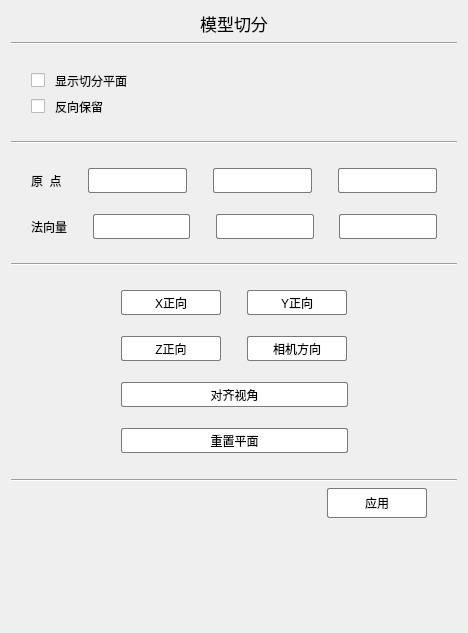
<?xml version="1.0" encoding="UTF-8"?>
<ui version="4.0">
 <class>FormModelClipClass</class>
 <widget class="QWidget" name="FormModelClipClass">
  <property name="geometry">
   <rect>
    <x>0</x>
    <y>0</y>
    <width>468</width>
    <height>633</height>
   </rect>
  </property>
  <property name="windowTitle">
   <string>FormModelClip</string>
  </property>
  <layout class="QGridLayout" name="gridLayout">
   <item row="0" column="0">
    <layout class="QVBoxLayout" name="verticalLayout">
     <item>
      <widget class="QLabel" name="label">
       <property name="font">
        <font>
         <pointsize>13</pointsize>
        </font>
       </property>
       <property name="text">
        <string>模型切分</string>
       </property>
       <property name="alignment">
        <set>Qt::AlignCenter</set>
       </property>
      </widget>
     </item>
     <item>
      <widget class="Line" name="line">
       <property name="orientation">
        <enum>Qt::Horizontal</enum>
       </property>
      </widget>
     </item>
     <item>
      <spacer name="verticalSpacer">
       <property name="orientation">
        <enum>Qt::Vertical</enum>
       </property>
       <property name="sizeType">
        <enum>QSizePolicy::Fixed</enum>
       </property>
       <property name="sizeHint" stdset="0">
        <size>
         <width>20</width>
         <height>20</height>
        </size>
       </property>
      </spacer>
     </item>
     <item>
      <layout class="QHBoxLayout" name="horizontalLayout_5">
       <item>
        <spacer name="horizontalSpacer_19">
         <property name="orientation">
          <enum>Qt::Horizontal</enum>
         </property>
         <property name="sizeType">
          <enum>QSizePolicy::Fixed</enum>
         </property>
         <property name="sizeHint" stdset="0">
          <size>
           <width>20</width>
           <height>20</height>
          </size>
         </property>
        </spacer>
       </item>
       <item>
        <widget class="QCheckBox" name="checkBox">
         <property name="focusPolicy">
          <enum>Qt::NoFocus</enum>
         </property>
         <property name="styleSheet">
          <string notr="true">QCheckBox { 
    spacing: 10px; 
}

</string>
         </property>
         <property name="text">
          <string>显示切分平面</string>
         </property>
        </widget>
       </item>
       <item>
        <spacer name="horizontalSpacer_18">
         <property name="orientation">
          <enum>Qt::Horizontal</enum>
         </property>
         <property name="sizeHint" stdset="0">
          <size>
           <width>40</width>
           <height>20</height>
          </size>
         </property>
        </spacer>
       </item>
      </layout>
     </item>
     <item>
      <layout class="QHBoxLayout" name="horizontalLayout_6">
       <item>
        <spacer name="horizontalSpacer_20">
         <property name="orientation">
          <enum>Qt::Horizontal</enum>
         </property>
         <property name="sizeType">
          <enum>QSizePolicy::Fixed</enum>
         </property>
         <property name="sizeHint" stdset="0">
          <size>
           <width>20</width>
           <height>20</height>
          </size>
         </property>
        </spacer>
       </item>
       <item>
        <widget class="QCheckBox" name="checkBox_2">
         <property name="focusPolicy">
          <enum>Qt::NoFocus</enum>
         </property>
         <property name="styleSheet">
          <string notr="true">QCheckBox { 
    spacing: 10px; 
}

</string>
         </property>
         <property name="text">
          <string>反向保留</string>
         </property>
        </widget>
       </item>
       <item>
        <spacer name="horizontalSpacer_21">
         <property name="orientation">
          <enum>Qt::Horizontal</enum>
         </property>
         <property name="sizeHint" stdset="0">
          <size>
           <width>40</width>
           <height>20</height>
          </size>
         </property>
        </spacer>
       </item>
      </layout>
     </item>
     <item>
      <spacer name="verticalSpacer_10">
       <property name="orientation">
        <enum>Qt::Vertical</enum>
       </property>
       <property name="sizeType">
        <enum>QSizePolicy::Fixed</enum>
       </property>
       <property name="sizeHint" stdset="0">
        <size>
         <width>20</width>
         <height>18</height>
        </size>
       </property>
      </spacer>
     </item>
     <item>
      <widget class="Line" name="line_3">
       <property name="orientation">
        <enum>Qt::Horizontal</enum>
       </property>
      </widget>
     </item>
     <item>
      <spacer name="verticalSpacer_2">
       <property name="orientation">
        <enum>Qt::Vertical</enum>
       </property>
       <property name="sizeType">
        <enum>QSizePolicy::Fixed</enum>
       </property>
       <property name="sizeHint" stdset="0">
        <size>
         <width>20</width>
         <height>18</height>
        </size>
       </property>
      </spacer>
     </item>
     <item>
      <layout class="QHBoxLayout" name="horizontalLayout">
       <item>
        <spacer name="horizontalSpacer">
         <property name="orientation">
          <enum>Qt::Horizontal</enum>
         </property>
         <property name="sizeType">
          <enum>QSizePolicy::Fixed</enum>
         </property>
         <property name="sizeHint" stdset="0">
          <size>
           <width>20</width>
           <height>20</height>
          </size>
         </property>
        </spacer>
       </item>
       <item>
        <widget class="QLabel" name="label_2">
         <property name="text">
          <string>原  点</string>
         </property>
        </widget>
       </item>
       <item>
        <spacer name="horizontalSpacer_2">
         <property name="orientation">
          <enum>Qt::Horizontal</enum>
         </property>
         <property name="sizeHint" stdset="0">
          <size>
           <width>40</width>
           <height>20</height>
          </size>
         </property>
        </spacer>
       </item>
       <item>
        <widget class="QLineEdit" name="lineEdit">
         <property name="minimumSize">
          <size>
           <width>0</width>
           <height>25</height>
          </size>
         </property>
         <property name="maximumSize">
          <size>
           <width>16777215</width>
           <height>25</height>
          </size>
         </property>
         <property name="styleSheet">
          <string notr="true">QLineEdit {
    background-color: rgb(255, 255, 255); /* 背景色 */
    border: 1px solid rgb(122, 122, 122); /* 边框色 */
    border-radius: 2px; /* 圆角边框 */
    padding: 5px; /* 内边距 */
}

QLineEdit:hover {
    border: 1px solid rgb(23, 23, 23); 
}</string>
         </property>
        </widget>
       </item>
       <item>
        <spacer name="horizontalSpacer_3">
         <property name="orientation">
          <enum>Qt::Horizontal</enum>
         </property>
         <property name="sizeHint" stdset="0">
          <size>
           <width>40</width>
           <height>20</height>
          </size>
         </property>
        </spacer>
       </item>
       <item>
        <widget class="QLineEdit" name="lineEdit_2">
         <property name="minimumSize">
          <size>
           <width>0</width>
           <height>25</height>
          </size>
         </property>
         <property name="maximumSize">
          <size>
           <width>16777215</width>
           <height>25</height>
          </size>
         </property>
         <property name="styleSheet">
          <string notr="true">QLineEdit {
    background-color: rgb(255, 255, 255); /* 背景色 */
    border: 1px solid rgb(122, 122, 122); /* 边框色 */
    border-radius: 2px; /* 圆角边框 */
    padding: 5px; /* 内边距 */
}

QLineEdit:hover {
    border: 1px solid rgb(23, 23, 23); 
}</string>
         </property>
        </widget>
       </item>
       <item>
        <spacer name="horizontalSpacer_4">
         <property name="orientation">
          <enum>Qt::Horizontal</enum>
         </property>
         <property name="sizeHint" stdset="0">
          <size>
           <width>40</width>
           <height>20</height>
          </size>
         </property>
        </spacer>
       </item>
       <item>
        <widget class="QLineEdit" name="lineEdit_3">
         <property name="minimumSize">
          <size>
           <width>0</width>
           <height>25</height>
          </size>
         </property>
         <property name="maximumSize">
          <size>
           <width>16777215</width>
           <height>25</height>
          </size>
         </property>
         <property name="styleSheet">
          <string notr="true">QLineEdit {
    background-color: rgb(255, 255, 255); /* 背景色 */
    border: 1px solid rgb(122, 122, 122); /* 边框色 */
    border-radius: 2px; /* 圆角边框 */
    padding: 5px; /* 内边距 */
}

QLineEdit:hover {
    border: 1px solid rgb(23, 23, 23); 
}</string>
         </property>
        </widget>
       </item>
       <item>
        <spacer name="horizontalSpacer_5">
         <property name="orientation">
          <enum>Qt::Horizontal</enum>
         </property>
         <property name="sizeType">
          <enum>QSizePolicy::Fixed</enum>
         </property>
         <property name="sizeHint" stdset="0">
          <size>
           <width>20</width>
           <height>20</height>
          </size>
         </property>
        </spacer>
       </item>
      </layout>
     </item>
     <item>
      <spacer name="verticalSpacer_3">
       <property name="orientation">
        <enum>Qt::Vertical</enum>
       </property>
       <property name="sizeType">
        <enum>QSizePolicy::Fixed</enum>
       </property>
       <property name="sizeHint" stdset="0">
        <size>
         <width>20</width>
         <height>15</height>
        </size>
       </property>
      </spacer>
     </item>
     <item>
      <layout class="QHBoxLayout" name="horizontalLayout_2">
       <item>
        <spacer name="horizontalSpacer_6">
         <property name="orientation">
          <enum>Qt::Horizontal</enum>
         </property>
         <property name="sizeType">
          <enum>QSizePolicy::Fixed</enum>
         </property>
         <property name="sizeHint" stdset="0">
          <size>
           <width>20</width>
           <height>20</height>
          </size>
         </property>
        </spacer>
       </item>
       <item>
        <widget class="QLabel" name="label_3">
         <property name="text">
          <string>法向量</string>
         </property>
        </widget>
       </item>
       <item>
        <spacer name="horizontalSpacer_7">
         <property name="orientation">
          <enum>Qt::Horizontal</enum>
         </property>
         <property name="sizeHint" stdset="0">
          <size>
           <width>40</width>
           <height>20</height>
          </size>
         </property>
        </spacer>
       </item>
       <item>
        <widget class="QLineEdit" name="lineEdit_4">
         <property name="sizePolicy">
          <sizepolicy hsizetype="Expanding" vsizetype="Fixed">
           <horstretch>0</horstretch>
           <verstretch>25</verstretch>
          </sizepolicy>
         </property>
         <property name="minimumSize">
          <size>
           <width>0</width>
           <height>25</height>
          </size>
         </property>
         <property name="maximumSize">
          <size>
           <width>16777215</width>
           <height>25</height>
          </size>
         </property>
         <property name="styleSheet">
          <string notr="true">QLineEdit {
    background-color: rgb(255, 255, 255); /* 背景色 */
    border: 1px solid rgb(122, 122, 122); /* 边框色 */
    border-radius: 2px; /* 圆角边框 */
    padding: 5px; /* 内边距 */
}

QLineEdit:hover {
    border: 1px solid rgb(23, 23, 23); 
}</string>
         </property>
        </widget>
       </item>
       <item>
        <spacer name="horizontalSpacer_8">
         <property name="orientation">
          <enum>Qt::Horizontal</enum>
         </property>
         <property name="sizeHint" stdset="0">
          <size>
           <width>40</width>
           <height>20</height>
          </size>
         </property>
        </spacer>
       </item>
       <item>
        <widget class="QLineEdit" name="lineEdit_5">
         <property name="sizePolicy">
          <sizepolicy hsizetype="Expanding" vsizetype="Fixed">
           <horstretch>0</horstretch>
           <verstretch>25</verstretch>
          </sizepolicy>
         </property>
         <property name="minimumSize">
          <size>
           <width>0</width>
           <height>25</height>
          </size>
         </property>
         <property name="maximumSize">
          <size>
           <width>16777215</width>
           <height>25</height>
          </size>
         </property>
         <property name="styleSheet">
          <string notr="true">QLineEdit {
    background-color: rgb(255, 255, 255); /* 背景色 */
    border: 1px solid rgb(122, 122, 122); /* 边框色 */
    border-radius: 2px; /* 圆角边框 */
    padding: 5px; /* 内边距 */
}

QLineEdit:hover {
    border: 1px solid rgb(23, 23, 23); 
}</string>
         </property>
        </widget>
       </item>
       <item>
        <spacer name="horizontalSpacer_9">
         <property name="orientation">
          <enum>Qt::Horizontal</enum>
         </property>
         <property name="sizeHint" stdset="0">
          <size>
           <width>40</width>
           <height>20</height>
          </size>
         </property>
        </spacer>
       </item>
       <item>
        <widget class="QLineEdit" name="lineEdit_6">
         <property name="sizePolicy">
          <sizepolicy hsizetype="Expanding" vsizetype="Fixed">
           <horstretch>0</horstretch>
           <verstretch>25</verstretch>
          </sizepolicy>
         </property>
         <property name="minimumSize">
          <size>
           <width>0</width>
           <height>25</height>
          </size>
         </property>
         <property name="maximumSize">
          <size>
           <width>16777215</width>
           <height>25</height>
          </size>
         </property>
         <property name="styleSheet">
          <string notr="true">QLineEdit {
    background-color: rgb(255, 255, 255); /* 背景色 */
    border: 1px solid rgb(122, 122, 122); /* 边框色 */
    border-radius: 2px; /* 圆角边框 */
    padding: 5px; /* 内边距 */
}

QLineEdit:hover {
    border: 1px solid rgb(23, 23, 23); 
}</string>
         </property>
        </widget>
       </item>
       <item>
        <spacer name="horizontalSpacer_10">
         <property name="orientation">
          <enum>Qt::Horizontal</enum>
         </property>
         <property name="sizeType">
          <enum>QSizePolicy::Fixed</enum>
         </property>
         <property name="sizeHint" stdset="0">
          <size>
           <width>20</width>
           <height>20</height>
          </size>
         </property>
        </spacer>
       </item>
      </layout>
     </item>
     <item>
      <spacer name="verticalSpacer_4">
       <property name="orientation">
        <enum>Qt::Vertical</enum>
       </property>
       <property name="sizeType">
        <enum>QSizePolicy::Fixed</enum>
       </property>
       <property name="sizeHint" stdset="0">
        <size>
         <width>20</width>
         <height>18</height>
        </size>
       </property>
      </spacer>
     </item>
     <item>
      <widget class="Line" name="line_4">
       <property name="orientation">
        <enum>Qt::Horizontal</enum>
       </property>
      </widget>
     </item>
     <item>
      <spacer name="verticalSpacer_11">
       <property name="orientation">
        <enum>Qt::Vertical</enum>
       </property>
       <property name="sizeType">
        <enum>QSizePolicy::Fixed</enum>
       </property>
       <property name="sizeHint" stdset="0">
        <size>
         <width>20</width>
         <height>18</height>
        </size>
       </property>
      </spacer>
     </item>
     <item>
      <layout class="QHBoxLayout" name="horizontalLayout_3">
       <item>
        <spacer name="horizontalSpacer_11">
         <property name="orientation">
          <enum>Qt::Horizontal</enum>
         </property>
         <property name="sizeHint" stdset="0">
          <size>
           <width>40</width>
           <height>20</height>
          </size>
         </property>
        </spacer>
       </item>
       <item>
        <widget class="QPushButton" name="pushButton_2">
         <property name="minimumSize">
          <size>
           <width>100</width>
           <height>25</height>
          </size>
         </property>
         <property name="maximumSize">
          <size>
           <width>100</width>
           <height>25</height>
          </size>
         </property>
         <property name="focusPolicy">
          <enum>Qt::NoFocus</enum>
         </property>
         <property name="styleSheet">
          <string notr="true">QPushButton {
    background-color: rgb(255, 255, 255); /* 背景色 */
    border: 1px solid rgb(122, 122, 122); /* 边框色 */
    border-radius: 2px; /* 圆润边框 */
}


QPushButton:hover {
    background-color: rgb(242, 242, 242); /* 鼠标悬浮背景色 */
}

QPushButton:pressed {
    background-color: rgb(235, 235, 235); /* 鼠标点击背景色 */
}
</string>
         </property>
         <property name="text">
          <string>X正向</string>
         </property>
        </widget>
       </item>
       <item>
        <spacer name="horizontalSpacer_12">
         <property name="orientation">
          <enum>Qt::Horizontal</enum>
         </property>
         <property name="sizeType">
          <enum>QSizePolicy::Fixed</enum>
         </property>
         <property name="sizeHint" stdset="0">
          <size>
           <width>20</width>
           <height>20</height>
          </size>
         </property>
        </spacer>
       </item>
       <item>
        <widget class="QPushButton" name="pushButton_3">
         <property name="minimumSize">
          <size>
           <width>100</width>
           <height>25</height>
          </size>
         </property>
         <property name="maximumSize">
          <size>
           <width>100</width>
           <height>25</height>
          </size>
         </property>
         <property name="focusPolicy">
          <enum>Qt::NoFocus</enum>
         </property>
         <property name="styleSheet">
          <string notr="true">QPushButton {
    background-color: rgb(255, 255, 255); /* 背景色 */
    border: 1px solid rgb(122, 122, 122); /* 边框色 */
    border-radius: 2px; /* 圆润边框 */
}


QPushButton:hover {
    background-color: rgb(242, 242, 242); /* 鼠标悬浮背景色 */
}

QPushButton:pressed {
    background-color: rgb(235, 235, 235); /* 鼠标点击背景色 */
}
</string>
         </property>
         <property name="text">
          <string>Y正向</string>
         </property>
        </widget>
       </item>
       <item>
        <spacer name="horizontalSpacer_13">
         <property name="orientation">
          <enum>Qt::Horizontal</enum>
         </property>
         <property name="sizeHint" stdset="0">
          <size>
           <width>40</width>
           <height>20</height>
          </size>
         </property>
        </spacer>
       </item>
      </layout>
     </item>
     <item>
      <spacer name="verticalSpacer_6">
       <property name="orientation">
        <enum>Qt::Vertical</enum>
       </property>
       <property name="sizeType">
        <enum>QSizePolicy::Fixed</enum>
       </property>
       <property name="sizeHint" stdset="0">
        <size>
         <width>18</width>
         <height>15</height>
        </size>
       </property>
      </spacer>
     </item>
     <item>
      <layout class="QHBoxLayout" name="horizontalLayout_7">
       <item>
        <spacer name="horizontalSpacer_14">
         <property name="orientation">
          <enum>Qt::Horizontal</enum>
         </property>
         <property name="sizeHint" stdset="0">
          <size>
           <width>40</width>
           <height>20</height>
          </size>
         </property>
        </spacer>
       </item>
       <item>
        <widget class="QPushButton" name="pushButton_4">
         <property name="minimumSize">
          <size>
           <width>100</width>
           <height>25</height>
          </size>
         </property>
         <property name="maximumSize">
          <size>
           <width>100</width>
           <height>25</height>
          </size>
         </property>
         <property name="focusPolicy">
          <enum>Qt::NoFocus</enum>
         </property>
         <property name="styleSheet">
          <string notr="true">QPushButton {
    background-color: rgb(255, 255, 255); /* 背景色 */
    border: 1px solid rgb(122, 122, 122); /* 边框色 */
    border-radius: 2px; /* 圆润边框 */
}


QPushButton:hover {
    background-color: rgb(242, 242, 242); /* 鼠标悬浮背景色 */
}

QPushButton:pressed {
    background-color: rgb(235, 235, 235); /* 鼠标点击背景色 */
}
</string>
         </property>
         <property name="text">
          <string>Z正向</string>
         </property>
        </widget>
       </item>
       <item>
        <spacer name="horizontalSpacer_15">
         <property name="orientation">
          <enum>Qt::Horizontal</enum>
         </property>
         <property name="sizeType">
          <enum>QSizePolicy::Fixed</enum>
         </property>
         <property name="sizeHint" stdset="0">
          <size>
           <width>20</width>
           <height>20</height>
          </size>
         </property>
        </spacer>
       </item>
       <item>
        <widget class="QPushButton" name="pushButton_5">
         <property name="minimumSize">
          <size>
           <width>100</width>
           <height>25</height>
          </size>
         </property>
         <property name="maximumSize">
          <size>
           <width>100</width>
           <height>25</height>
          </size>
         </property>
         <property name="focusPolicy">
          <enum>Qt::NoFocus</enum>
         </property>
         <property name="styleSheet">
          <string notr="true">QPushButton {
    background-color: rgb(255, 255, 255); /* 背景色 */
    border: 1px solid rgb(122, 122, 122); /* 边框色 */
    border-radius: 2px; /* 圆润边框 */
}


QPushButton:hover {
    background-color: rgb(242, 242, 242); /* 鼠标悬浮背景色 */
}

QPushButton:pressed {
    background-color: rgb(235, 235, 235); /* 鼠标点击背景色 */
}
</string>
         </property>
         <property name="text">
          <string>相机方向</string>
         </property>
        </widget>
       </item>
       <item>
        <spacer name="horizontalSpacer_22">
         <property name="orientation">
          <enum>Qt::Horizontal</enum>
         </property>
         <property name="sizeHint" stdset="0">
          <size>
           <width>40</width>
           <height>20</height>
          </size>
         </property>
        </spacer>
       </item>
      </layout>
     </item>
     <item>
      <spacer name="verticalSpacer_7">
       <property name="orientation">
        <enum>Qt::Vertical</enum>
       </property>
       <property name="sizeType">
        <enum>QSizePolicy::Fixed</enum>
       </property>
       <property name="sizeHint" stdset="0">
        <size>
         <width>18</width>
         <height>15</height>
        </size>
       </property>
      </spacer>
     </item>
     <item>
      <layout class="QHBoxLayout" name="horizontalLayout_8">
       <item>
        <spacer name="horizontalSpacer_23">
         <property name="orientation">
          <enum>Qt::Horizontal</enum>
         </property>
         <property name="sizeHint" stdset="0">
          <size>
           <width>40</width>
           <height>20</height>
          </size>
         </property>
        </spacer>
       </item>
       <item>
        <widget class="QPushButton" name="pushButton_6">
         <property name="minimumSize">
          <size>
           <width>227</width>
           <height>25</height>
          </size>
         </property>
         <property name="maximumSize">
          <size>
           <width>227</width>
           <height>25</height>
          </size>
         </property>
         <property name="focusPolicy">
          <enum>Qt::NoFocus</enum>
         </property>
         <property name="styleSheet">
          <string notr="true">QPushButton {
    background-color: rgb(255, 255, 255); /* 背景色 */
    border: 1px solid rgb(122, 122, 122); /* 边框色 */
    border-radius: 2px; /* 圆润边框 */
}


QPushButton:hover {
    background-color: rgb(242, 242, 242); /* 鼠标悬浮背景色 */
}

QPushButton:pressed {
    background-color: rgb(235, 235, 235); /* 鼠标点击背景色 */
}
</string>
         </property>
         <property name="text">
          <string>对齐视角</string>
         </property>
        </widget>
       </item>
       <item>
        <spacer name="horizontalSpacer_24">
         <property name="orientation">
          <enum>Qt::Horizontal</enum>
         </property>
         <property name="sizeHint" stdset="0">
          <size>
           <width>40</width>
           <height>20</height>
          </size>
         </property>
        </spacer>
       </item>
      </layout>
     </item>
     <item>
      <spacer name="verticalSpacer_8">
       <property name="orientation">
        <enum>Qt::Vertical</enum>
       </property>
       <property name="sizeType">
        <enum>QSizePolicy::Fixed</enum>
       </property>
       <property name="sizeHint" stdset="0">
        <size>
         <width>18</width>
         <height>15</height>
        </size>
       </property>
      </spacer>
     </item>
     <item>
      <layout class="QHBoxLayout" name="horizontalLayout_9">
       <item>
        <spacer name="horizontalSpacer_25">
         <property name="orientation">
          <enum>Qt::Horizontal</enum>
         </property>
         <property name="sizeHint" stdset="0">
          <size>
           <width>40</width>
           <height>20</height>
          </size>
         </property>
        </spacer>
       </item>
       <item>
        <widget class="QPushButton" name="pushButton_7">
         <property name="minimumSize">
          <size>
           <width>227</width>
           <height>25</height>
          </size>
         </property>
         <property name="maximumSize">
          <size>
           <width>227</width>
           <height>25</height>
          </size>
         </property>
         <property name="styleSheet">
          <string notr="true">QPushButton {
    background-color: rgb(255, 255, 255); /* 背景色 */
    border: 1px solid rgb(122, 122, 122); /* 边框色 */
    border-radius: 2px; /* 圆润边框 */
}


QPushButton:hover {
    background-color: rgb(242, 242, 242); /* 鼠标悬浮背景色 */
}

QPushButton:pressed {
    background-color: rgb(235, 235, 235); /* 鼠标点击背景色 */
}
</string>
         </property>
         <property name="text">
          <string>重置平面</string>
         </property>
        </widget>
       </item>
       <item>
        <spacer name="horizontalSpacer_26">
         <property name="orientation">
          <enum>Qt::Horizontal</enum>
         </property>
         <property name="sizeHint" stdset="0">
          <size>
           <width>40</width>
           <height>20</height>
          </size>
         </property>
        </spacer>
       </item>
      </layout>
     </item>
     <item>
      <spacer name="verticalSpacer_9">
       <property name="orientation">
        <enum>Qt::Vertical</enum>
       </property>
       <property name="sizeType">
        <enum>QSizePolicy::Fixed</enum>
       </property>
       <property name="sizeHint" stdset="0">
        <size>
         <width>18</width>
         <height>20</height>
        </size>
       </property>
      </spacer>
     </item>
     <item>
      <widget class="Line" name="line_2">
       <property name="orientation">
        <enum>Qt::Horizontal</enum>
       </property>
      </widget>
     </item>
     <item>
      <layout class="QHBoxLayout" name="horizontalLayout_4">
       <item>
        <spacer name="horizontalSpacer_16">
         <property name="orientation">
          <enum>Qt::Horizontal</enum>
         </property>
         <property name="sizeHint" stdset="0">
          <size>
           <width>40</width>
           <height>20</height>
          </size>
         </property>
        </spacer>
       </item>
       <item>
        <widget class="QPushButton" name="pushButton">
         <property name="minimumSize">
          <size>
           <width>100</width>
           <height>30</height>
          </size>
         </property>
         <property name="maximumSize">
          <size>
           <width>100</width>
           <height>30</height>
          </size>
         </property>
         <property name="focusPolicy">
          <enum>Qt::NoFocus</enum>
         </property>
         <property name="styleSheet">
          <string notr="true">QPushButton {
    background-color: rgb(255, 255, 255); /* 背景色 */
    border: 1px solid rgb(122, 122, 122); /* 边框色 */
    border-radius: 2px; /* 圆润边框 */
}


QPushButton:hover {
    background-color: rgb(242, 242, 242); /* 鼠标悬浮背景色 */
}

QPushButton:pressed {
    background-color: rgb(235, 235, 235); /* 鼠标点击背景色 */
}
</string>
         </property>
         <property name="text">
          <string>应用</string>
         </property>
        </widget>
       </item>
       <item>
        <spacer name="horizontalSpacer_17">
         <property name="orientation">
          <enum>Qt::Horizontal</enum>
         </property>
         <property name="sizeType">
          <enum>QSizePolicy::Fixed</enum>
         </property>
         <property name="sizeHint" stdset="0">
          <size>
           <width>30</width>
           <height>20</height>
          </size>
         </property>
        </spacer>
       </item>
      </layout>
     </item>
     <item>
      <spacer name="verticalSpacer_5">
       <property name="orientation">
        <enum>Qt::Vertical</enum>
       </property>
       <property name="sizeHint" stdset="0">
        <size>
         <width>20</width>
         <height>40</height>
        </size>
       </property>
      </spacer>
     </item>
    </layout>
   </item>
  </layout>
 </widget>
 <layoutdefault spacing="6" margin="11"/>
 <resources/>
 <connections/>
</ui>
